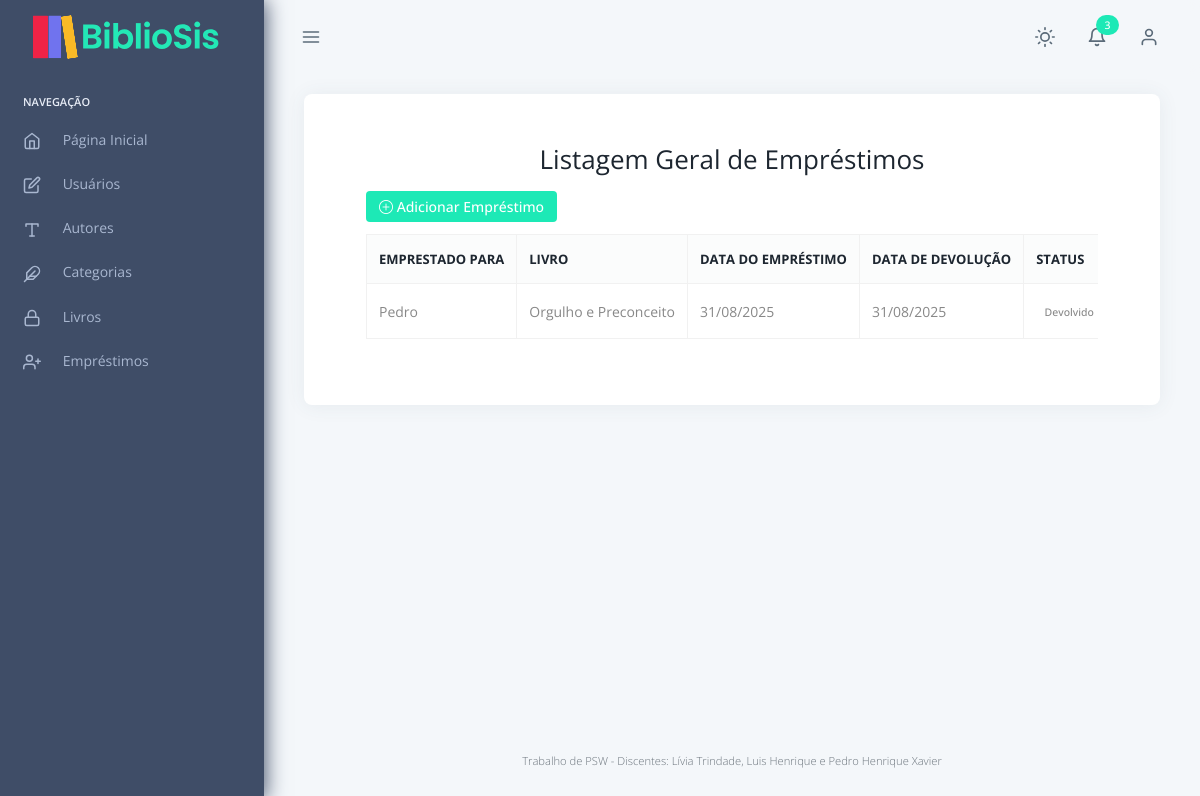
The page /emprestimo/ (signed in) on the database its author committed.
### emprestimo/models.py (models this page shows, shortened)
class Emprestimo(models.Model):
    STATUS_CHOICES = (
        ('andamento', 'Em andamento'),
        ('atrasado', 'Atrasado'),
        ('devolvido', 'Devolvido'),
    )
    usuario = models.ForeignKey(
        Usuario,
        on_delete=models.SET_NULL,
        null=True,
        related_name='emprestimos_recebidos'
    )
    administrador = models.ForeignKey(
        Usuario,
        on_delete=models.SET_NULL,
        null=True,
        related_name='emprestimos_feitos'
    )
    livro = models.ForeignKey(Livro, on_delete=models.SET_NULL, null=True)
    data_emprestimo = models.DateField(default=timezone.now) #
    data_prevista_devolucao = models.DateField(blank=True, null=True) #
    data_devolucao = models.DateField(null=True, blank=True) #
    status = models.CharField(max_length=20, choices=STATUS_CHOICES, default='andamento')

### usuario/models.py (models this page shows)
class Usuario(User):
    nome = models.CharField(max_length=100)
    telefone = models.CharField(max_length=100)
    cidade = models.CharField(max_length=100)
    rua = models.CharField(max_length=100)
    bairro = models.CharField(max_length=100)
    numero = models.CharField(max_length=100)
    criado_em = models.DateTimeField(auto_now_add=True)
    class Meta:
        db_table = "usuarios_usuarios"
        permissions = [
            ("detail_usuario", "Pode ver o detalhe de usuário"),
        ]
    def __str__(self):
        return self.nome

### livro/models.py (models this page shows)
class Livro(models.Model):
    nome = models.CharField(max_length=100)
    isbn = models.CharField("ISBN", max_length=13, unique=True)
    ano_publicacao = models.PositiveIntegerField(blank=True, null=True)
    autor = models.ForeignKey(Autor, on_delete=models.SET_NULL, null=True, blank=True)
    categoria = models.ForeignKey(Categoria, on_delete=models.SET_NULL, null=True, blank=True)
    quantidade = models.PositiveIntegerField("Estoque", default=1)
    editora = models.CharField(max_length=100, blank=True, null=True)
    class Meta:
        db_table = "Livro_livro"
    def __str__(self):
        return self.nome

### emprestimo/views.py (the view)
# urls.py: path('', views.index, name='index-autor'),
@login_required
@permission_required('emprestimo.view_emprestimo', raise_exception=True)
def index(request):
    emprestimos = Emprestimo.objects.all()
    return render(request, 'emprestimo/index.html', {'emprestimos': emprestimos})

### templates/emprestimo/index.html (shortened to what this page needs)
{% extends "_base.html" %}
{% load static %}
{% block content %}
<div class="container my-5">
    <div class="text-center mb-4">
        <h3 class="fw-bold">Listagem Geral de Empréstimos</h3>
    </div>
    <div class="mb-3 text-end">
        <a href="create/" class="btn btn-success btn-sm">
            <i class="bi bi-plus-circle"></i> Adicionar Empréstimo
        </a>
    </div>
    <div class="table-responsive">
        <table class="table table-hover table-bordered align-middle">
            <thead class="table-dark">
                <tr>
                    <th>Emprestado para</th>
                    <th>Livro</th>
                    <th>Data do Empréstimo</th>
                    <th>Data de Devolução</th>
                    <th>Status</th>
                </tr>
            </thead>
            <tbody>
                {% for emprestimo in emprestimos %}
                    <tr>
                        <td>{{ emprestimo.usuario }}</td>
                        <td>{{ emprestimo.livro }}</td>
                        <td>{{ emprestimo.data_emprestimo|date:"d/m/Y" }}</td>
                        <td>
                            {% if emprestimo.data_devolucao %}
                                {{ emprestimo.data_devolucao|date:"d/m/Y" }}
                            {% else %}
                                <em>Não devolvido</em>
                            {% endif %}
                        </td>
                        <td>
                            {% if emprestimo.status == 'andamento' %}
                                <span class="badge bg-primary">Em andamento</span>
                            {% elif emprestimo.status == 'atrasado' %}
                                <span class="badge bg-danger">Atrasado</span>
                            {% elif emprestimo.status == 'devolvido' %}
                                <span class="badge bg-success">Devolvido</span>
                            {% endif %}
                        </td>
                    </tr>
                {% empty %}
                    <tr>
                        <td colspan="9" class="text-center text-muted">
                            Nenhum empréstimo cadastrado.
                        </td>
                    </tr>
                {% endfor %}
            </tbody>
        </table>
    </div>
</div>
{% endblock %}

### rows shown on the page
Emprestimo: usuario "Pedro", livro "Orgulho e Preconceito", data_emprestimo "31/08/2025", data_devolucao "31/08/2025", status "Devolvido"
